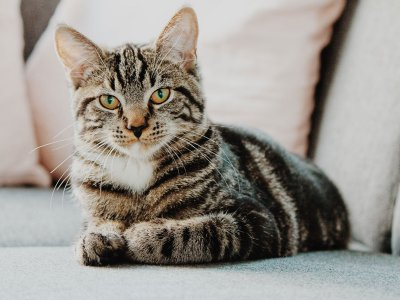
#> input picture Image Processing/Şablon Eşleme/kedi.jpg, 400 x 300 px
$ python 'şablon_eşleme_ile_görüntü_tespiti.py'
#> lines starting #> are read from the running program, lines starting #| are printed output that depends on the picture
# -*- coding: utf-8 -*-
"""
Created on Wed Mar 23 00:36:49 2022

@author: Erdal
"""

import cv2
import matplotlib.pyplot as plt

img = cv2.imread("kedi.jpg", 0)
#> img: shape (300, 400); min 0, max 229, mean 150.3
print(img.shape)
#| (300, 400)

template = cv2.imread("kedi1.png", 0)
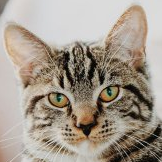
#> input picture Image Processing/Şablon Eşleme/kedi1.png, 162 x 162 px
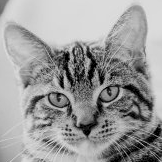
#> template: shape (162, 162); min 0, max 229, mean 155.3
print(template.shape)
#| (162, 162)
h, w = template.shape
#> h = 162; w = 162

methods = ["cv2.TM_CCOEFF", "cv2.TM_CCOEFF_NORMED", "cv2.TM_CCORR",
           "cv2.TM_CCORR_NORMED", "cv2.TM_SQDIFF", "cv2.TM_SQDIFF_NORMED"]

for method in methods:
    meth = eval(method) # 'cv2.TM_CCOEFF' -> cv2.TM_CCOEFF şekline çevriliyor.

    result = cv2.matchTemplate(img, template, meth)
    print(result.shape)
    min_val, max_val, min_loc, max_loc = cv2.minMaxLoc(result)

    if meth in [cv2.TM_SQDIFF, cv2.TM_SQDIFF_NORMED]:
        top_left = min_loc # method yazımlarından dolayı üstteki iki methodun
                           # yazımında minimum locationlar sol üste denk gelmektedir
                           # aşağıda ise tam tersidir.
    else:
        top_left = max_loc

    bottom_right = (top_left[0] + w, top_left[1] + h)

    cv2.rectangle(img, top_left, bottom_right, 255, 2)

    plt.figure()
    plt.subplot(121), plt.imshow(result, cmap = "gray")
    plt.title("Eşleşen Sonuç"), plt.axis("off")
    plt.subplot(122), plt.imshow(img, cmap = "gray")
    plt.title("Tespit Edilen Sonuç"), plt.axis("off")
    plt.suptitle(meth)

    plt.show()
#> this loop made 6 passes
#> (min_val, max_val, min_loc, max_loc) on passes 1 to 6: (-9422134, 83819096, (173, 3), (51, 2)), (-0.0952, 0.96, (171, 1), (51, 2)), (368945568, 726130624, (159, 112), (51, 2)), (0.761, 0.995, (159, 138), (51, 2)), (7214656, 303264096, (51, 2), (159, 138)), (0.00989, 0.61, (51, 2), (157, 125))
#> pass 1, `result = cv2.matchTemplate(img, template, meth)`:
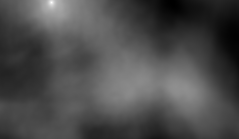
#> result: shape (139, 239) float32; min -9422134, max 83819096, mean 18460234; drawn with min black and max white
#> pass 1, `plt.show()`:
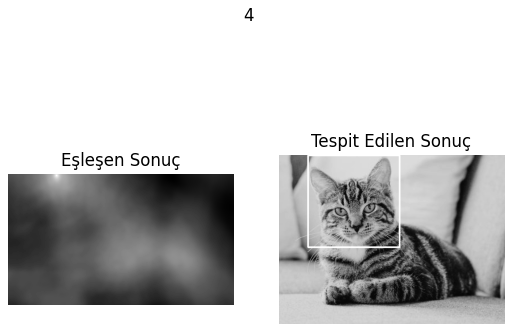
#> figure drawn by matplotlib, 2 panels
#> pass 3, `result = cv2.matchTemplate(img, template, meth)`:
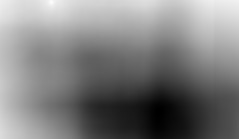
#> result: shape (139, 239) float32; min 368945568, max 726130624, mean 546308736; drawn with min black and max white
#> after the loop:
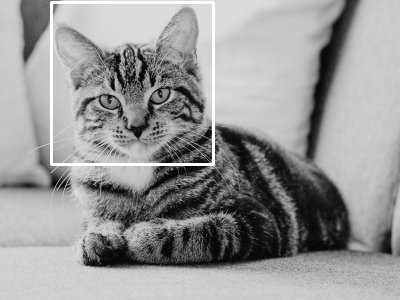
#> img: shape (300, 400); min 0, max 255, mean 151.6
#> after the loop:
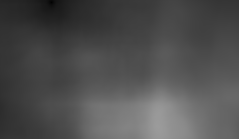
#> result: shape (139, 239) float32; min 0.00989, max 0.61, mean 0.312
